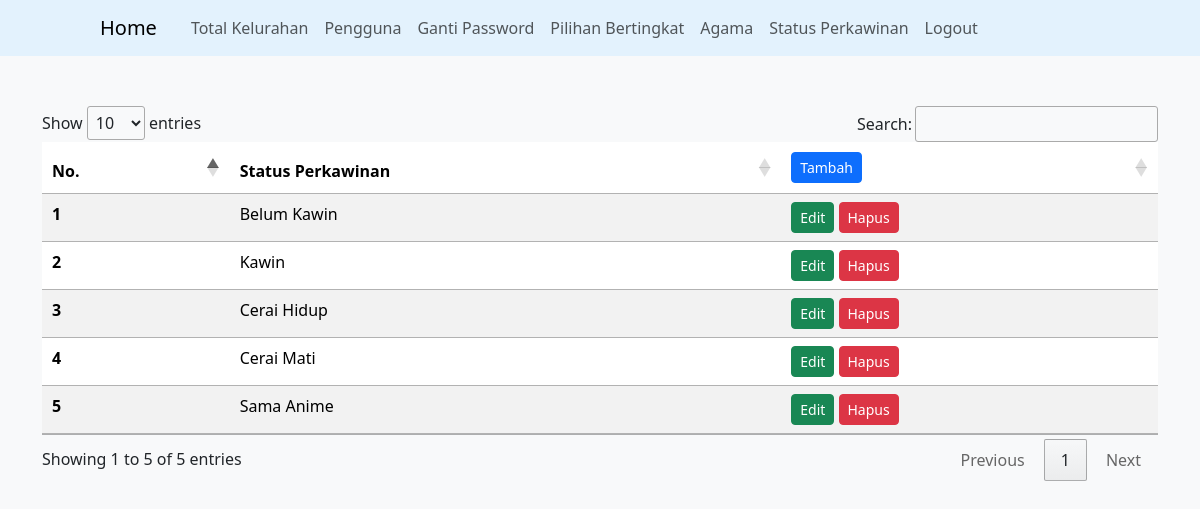
The app's page /marital.php (signed in) with its own data.
### tables this page shows
CREATE TABLE `marital` (
  `marital_id` int(11) NOT NULL,
  `marital_name` varchar(100) NOT NULL
);

### marital.php (the view, shortened to what this page needs)
<!DOCTYPE html>
<html lang="en">
<head>
    <link href="https://cdn.jsdelivr.net/npm/bootstrap@5.3.2/dist/css/bootstrap.min.css" rel="stylesheet">
    <link href="https://cdn.datatables.net/1.13.7/css/jquery.dataTables.css" rel="stylesheet" />
</head>
<body>
    <?php include 'menu.php'; ?>
    <div class="container">
        <table id="myTable" class="table table-striped">
            <thead>
                <tr>
                    <th scope="col">No.</th>
                    <th scope="col">Status Perkawinan</th>
                    <th scope="col">
                        <a href="add_marital.php" class="btn btn-primary btn-sm">Tambah</a>
                    </th>
                </tr>
            </thead>
            <tbody>
                <?php
                include 'config.php';
                $query = "SELECT * FROM `marital`;";
                $result = mysqli_query($conn, $query);
                if ($result->num_rows > 0) :
                    $row = mysqli_fetch_all($result);
                    $no = 1;
                    foreach ($row as $r) :
                ?>
                        <tr>
                            <th scope="row"><?= $no++; ?></th>
                            <td><?= $r[1]; ?></td>
                            <td>
                                <a href="edit_marital.php?id=<?= $r[0]; ?>" class="btn btn-success btn-sm">Edit</a>
                                <a href="delete_marital.php?id=<?= $r[0]; ?>" class="btn btn-danger btn-sm" onclick="return confirm('Apakah Anda yakin?');">Hapus</a>
                            </td>
                        </tr>
                <?php
                    endforeach;
                endif;
                ?>
            </tbody>
        </table>
    </div>
</body>
</html>

### marital.php (style rules this page uses)
body { background-color: #f8f9fa; }
.container { margin-top: 50px; }

### records on screen
marital: marital_name "Belum Kawin"
marital: marital_name "Kawin"
marital: marital_name "Cerai Hidup"
marital: marital_name "Cerai Mati"
marital: marital_name "Sama Anime"
